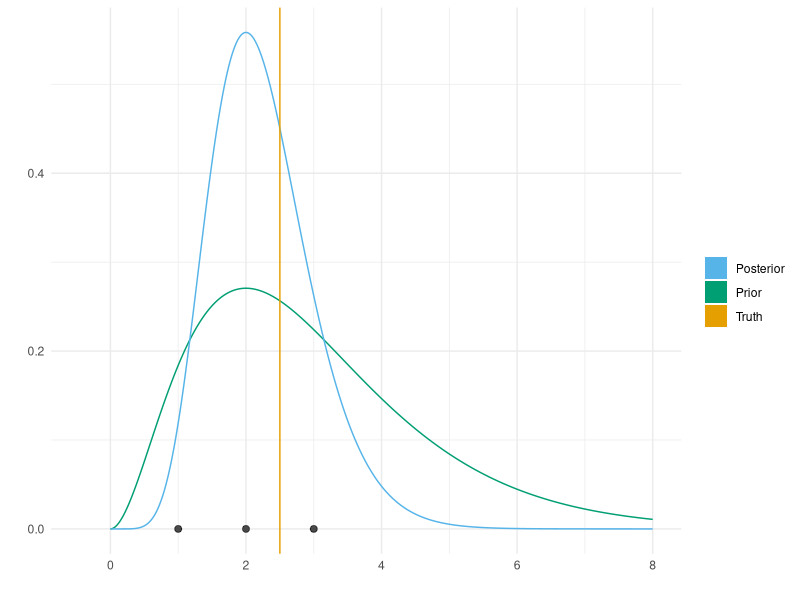
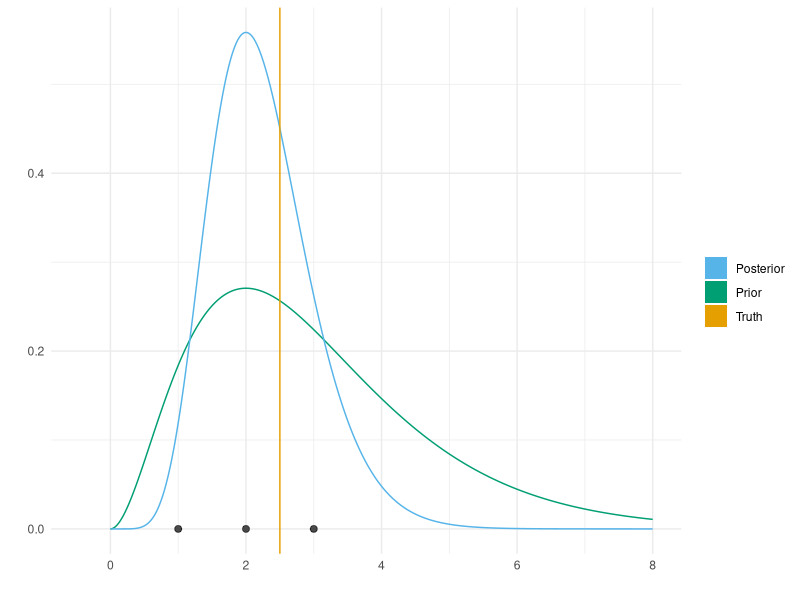

Generate these figures, in order, with R:
library(ggplot2)

cbpalette <- c("#56B4E9","#009E73", "#E69F00", "#F0E442", "#0072B2", "#D55E00", "#CC79A7", "#999999")

a <- 3
b <- 1

set.seed(1)

truth <- 2.5
y <- rpois(3, lambda = truth)

ggplot(data = data.frame(x = c(0, 8)), aes(x)) +
  geom_function(aes(col = "Prior"), fun = dgamma, n = 500, args = list(shape = a, rate = b)) +
  geom_function(aes(col = "Posterior"), fun = dgamma, n = 500, args = list(shape = a + sum(y), rate = b + length(y))) +
  geom_vline(aes(col = "Truth", xintercept = truth)) +
  scale_color_manual(values = cbpalette) +
  geom_point(data = data.frame(x = y, y = 0), aes(x = x, y = y), inherit.aes = FALSE, alpha = 0.7, size = 2) +
  geom_col(data = data.frame(x = c(0, 0, 0), y = c(0, 0, 0), type = c("Posterior", "Prior", "Truth")), aes(x = x, y = y, fill = type)) +
  scale_fill_manual(values = cbpalette) +
  labs(x = "", y = "", col = "", fill = "") +
  guides(col = "none", fill = guide_legend(override.aes = list(alpha = 1, shape = 15))) +
  theme_minimal()

ggsave("figures/bayesian/conjugate.png", h = 3, w = 6.25, bg = "white")

3 + sum(y)